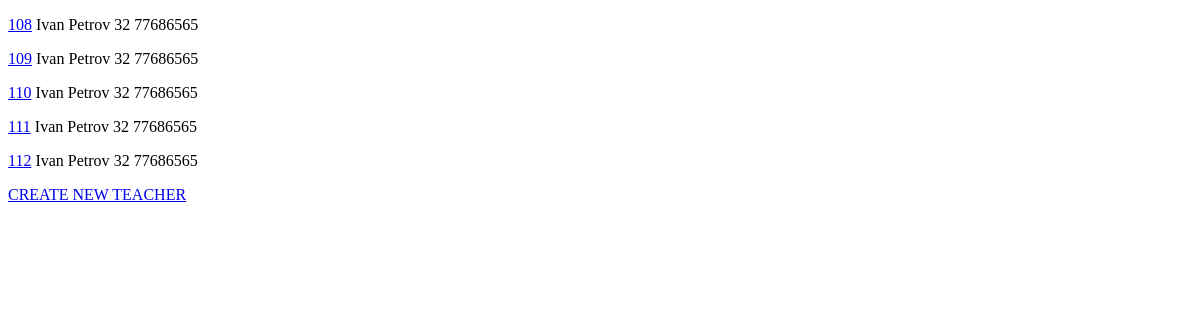
The app's page /teachers-list/, older data.
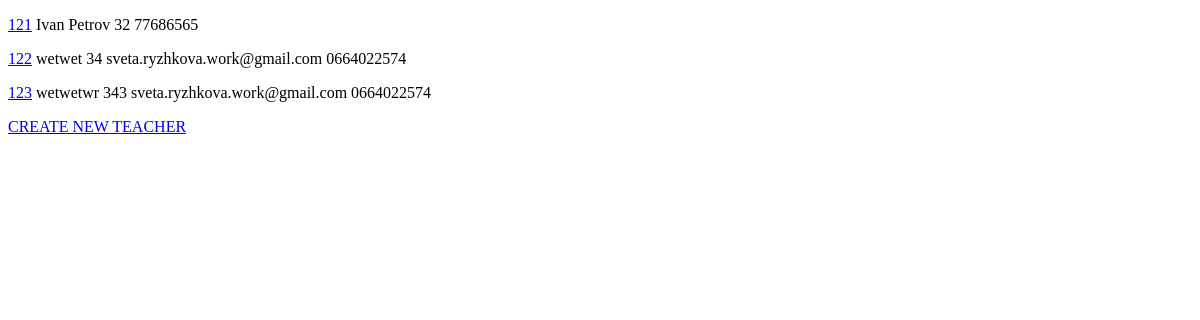
The same page, newer data.
### teachers/models.py (models this page shows, shortened)
class Teacher(models.Model):
    first_name = models.CharField(max_length=128)
    last_name = models.CharField(max_length=128)
    email = models.EmailField(max_length=128)
    age = models.IntegerField(null=True, default=None)
    phone = models.CharField(max_length=20, default='')

### teachers/views.py (the view)
# urls.py: path('teachers-list/', teachers_list, name='teachers-list'),
def teachers_list(request):
    teachers = Teacher.objects.all()
    age_to_filter = request.GET.get('age')
    name_to_filter = request.GET.get('ln_start')
    if age_to_filter:
        teachers = teachers.filter(age__lte=age_to_filter)
    if age_to_filter:
        teachers = teachers.filter(last_name__startswith=name_to_filter)
    sorting = request.GET.get('order-by')
    if sorting:
        teachers = teachers.order_by(*sorting.split(','))
    return render(request, 'teachers-list.html', {'teachers': teachers})

### groupes/templates/teachers-list.html (shortened to what this page needs)
<!DOCTYPE html>
<html lang="en">
<head>
</head>
<body>
{% for teacher in teachers %}
     <p>
         <a href="{% url 'teacher-edit' {{ teacher.id }}/">{{ teacher.id }}</a>
         {{ teacher.first_name }} {{ teacher.last_name }} {{ teacher.age }} {{ teacher.email }} {{ teacher.phone }}
     </p>
<a href="/create-teacher/">CREATE NEW TEACHER</a>
</body>
</html>

Row changes from the older to the newer data that the page shows:
removed Teacher: id "108", first_name "Ivan", last_name "Petrov", age "32", phone "77686565"
removed Teacher: id "109", first_name "Ivan", last_name "Petrov", age "32", phone "77686565"
removed Teacher: id "110", first_name "Ivan", last_name "Petrov", age "32", phone "77686565"
removed Teacher: id "111", first_name "Ivan", last_name "Petrov", age "32", phone "77686565"
removed Teacher: id "112", first_name "Ivan", last_name "Petrov", age "32", phone "77686565"
added Teacher: id "121", first_name "Ivan", last_name "Petrov", age "32", phone "77686565"
added Teacher: id "122", first_name "wetwet", age "34", email "sveta.ryzhkova.work@gmail.com", phone "0664022574"
added Teacher: id "123", first_name "wetwetwr", age "343", email "sveta.ryzhkova.work@gmail.com", phone "0664022574"
